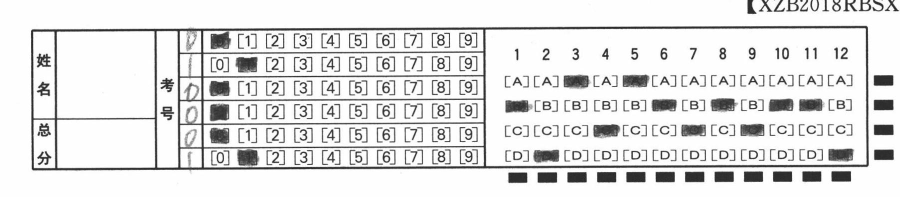
#> input picture test_cut_(386, 595, 2186, 988).jpg, 1800 x 393 px, given in place of test_cut.jpg, which was not available (shown at 1/2 size)
$ python rec_closed_cnts.py   (Python 2 division)   (older library calls are emulated)
#> lines starting #> are read from the running program, lines starting #| are printed output that depends on the picture; after the words box and inside, x2 and y2 are one past the last pixel; in counts of white or black regions, pixels touching at a corner belong together; pictures that were not available may be replaced by others from this repository, and a replacement may not be noted
#-*-coding:utf-8 -*-
import cv2
import numpy as np
from PIL import Image
import imutils
from imutils import contours
from imutils.perspective import four_point_transform
import os
import json
from PIL import Image,ImageDraw

from detect_image_std import get_std_point

# [10 lines left out: function mylog, not called in this run]


class ImagePreTouch:
    """答题卡预处理
    """
    def __init__(self,image_path="test.jpg",std_point=None):
#> called with image_path = 'test_cut.jpg'
        self.image_path = image_path
        self.image = cv2.imread(self.image_path)
#> self.image is the input picture: shape (393, 1800, 3); min 3, max 255, mean 225.1

        #图片的宽高度
        self.width = self.image.shape[1]
#> self.width = 1800
        self.height = self.image.shape[0]
#> self.height = 393

        #self.std_point = get_std_point(image_path)
        self.std_point = std_point

        #图片转成灰度图
        self.gray = cv2.cvtColor(self.image, cv2.COLOR_BGR2GRAY)

        #边缘检测后的图
        self.edged = cv2.Canny(self.gray, 75, 200)
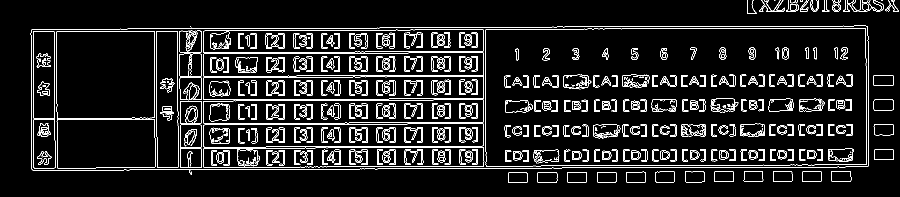
#> self.edged: shape (393, 1800) (shown at 1/2 size); 7.8% white in thin lines or dots, all inside (x1, y1, x2, y2) = (61, 0, 1798, 366)

        #对灰度图进行二值化处理
        ret,thresh = cv2.threshold(self.gray,0,250,cv2.THRESH_BINARY_INV | cv2.THRESH_OTSU)
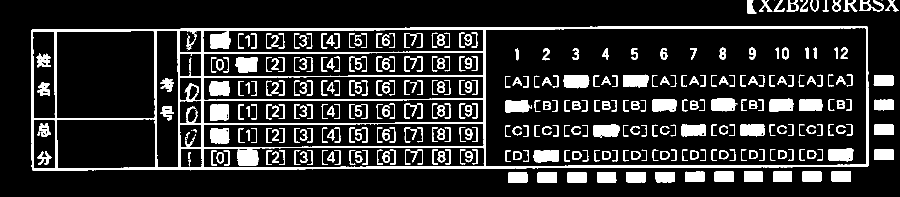
#> thresh: shape (393, 1800) (shown at 1/2 size); values 0 (black) and 250 (white), 14.8% white; 363 white regions (18 under 20 px), largest, box (x1, y1, x2, y2) and area: (62, 52, 1738, 341) 34773, (475, 298, 518, 332) 1241, (1127, 150, 1179, 177) 1194
#> ret = 166
        self.thresh  = thresh
        #输出二值化操作后的图像
        spt_lst = os.path.splitext(self.image_path)
        close_path = spt_lst[0] + '_thresh' + spt_lst[1]
        cv2.imwrite(close_path,self.thresh)

    def _dilate(self,w=4,h=4):
    #def _dilate(self,w=2,h=4):
        '''
        图像膨胀操作
        '''
        dilsize = cv2.getStructuringElement(cv2.MORPH_RECT,(w,h))
        self.dilate_image = cv2.dilate(self.thresh,dilsize)
        #输出膨胀操作后的图像
        spt_lst = os.path.splitext(self.image_path)
        dilate_path = spt_lst[0] + '_dilate' + spt_lst[1]
        cv2.imwrite(dilate_path,self.dilate_image)
        return dilate_path


    def _inverse(self,w=4,h=4):
        """
        """
        dilate_path = self._dilate(w,h)

        #img1 = 0*np.ones_like(self.gray)
        #img2 = img1-self.gray
        ##输出反色操作后的图像
        spt_lst = os.path.splitext(self.image_path)
        inverse_path = spt_lst[0] + '_dilate_inverse' + spt_lst[1]
        #cv2.imwrite(inverse_path,img2)
        from PIL import Image, ImageOps
#> (the run stopped early here; a loop or call above may not have finished)

$ run again, on test_cut_(386, 595, 2186, 988)_close11.jpg
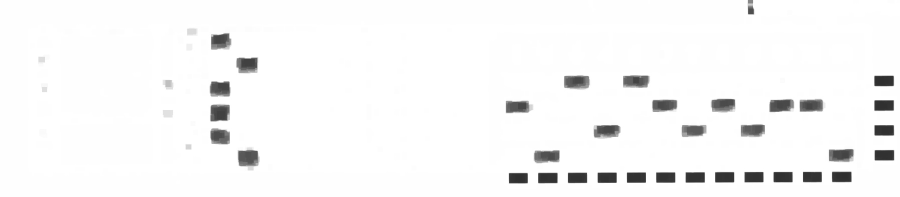
#> input picture test_cut_(386, 595, 2186, 988)_close11.jpg, 1800 x 393 px, given in place of test_cut.jpg, which was not available (shown at 1/2 size)
#> in __init__, self.image is the input picture: shape (393, 1800, 3); min 45, max 255, mean 246.3
#> in __init__, `self.edged = cv2.Canny(self.gray, 75, 200)`:
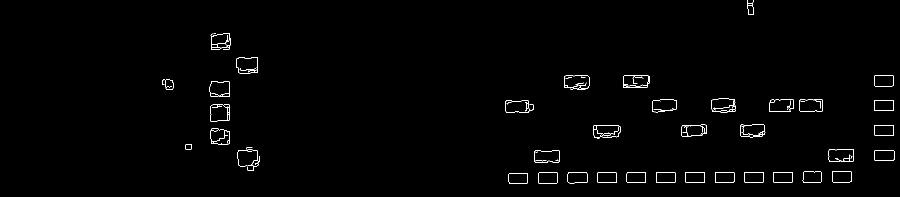
#> self.edged: shape (393, 1800) (shown at 1/2 size); 0.84% white in thin lines or dots, all inside (x1, y1, x2, y2) = (325, 0, 1789, 367)
#> in __init__, `ret,thresh = cv2.threshold(self.gray,0,250,cv2.THRESH_BINARY_INV | cv2..`:
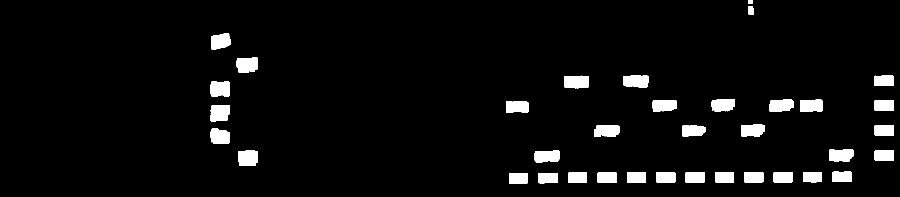
#> thresh: shape (393, 1800) (shown at 1/2 size); values 0 (black) and 250 (white), 4.6% white; 38 white regions (2 under 20 px), largest, box (x1, y1, x2, y2) and area: (476, 300, 516, 332) 1183, (1129, 151, 1178, 177) 1169, (421, 210, 459, 243) 1135
#> ret = 169
